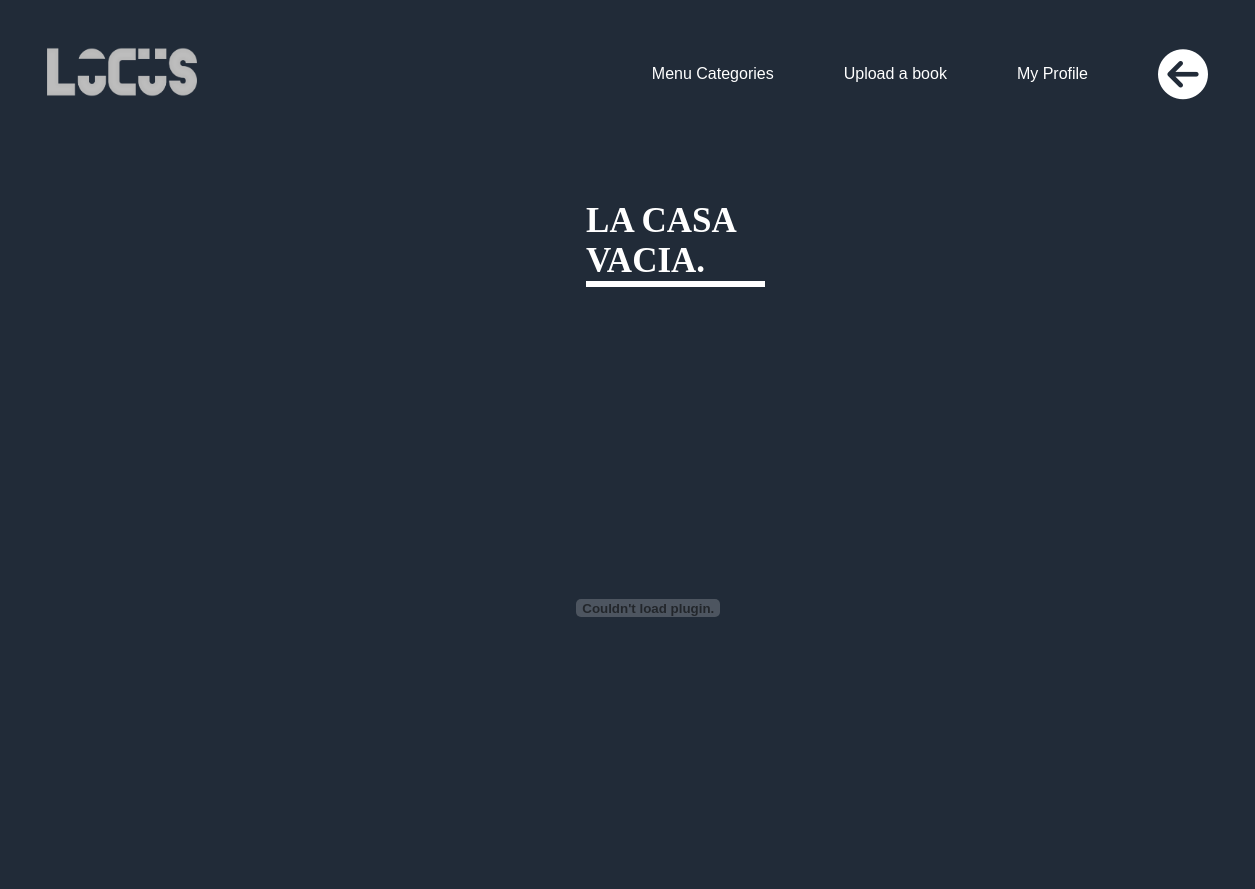
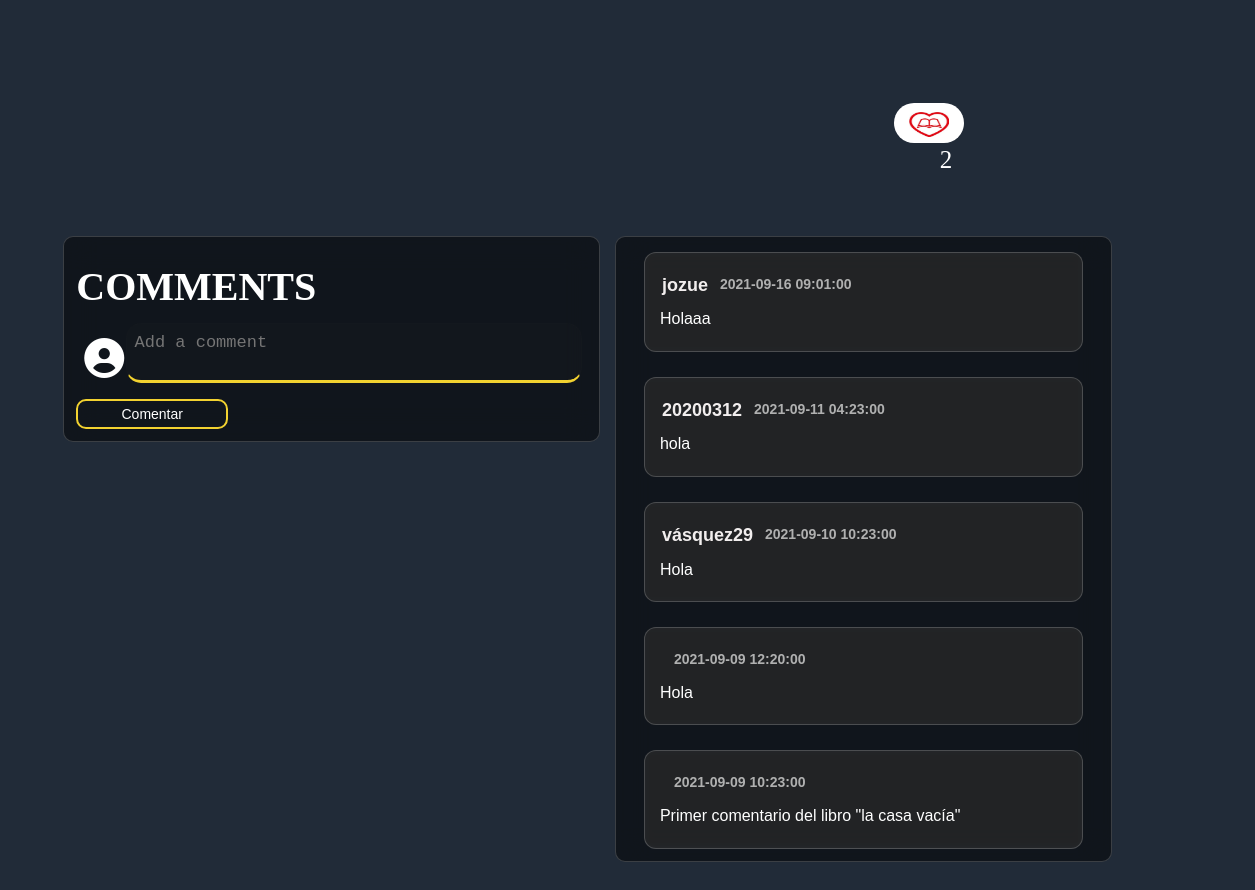
Page /INGLES/subir_libro/vista/archivo_no.php?id=71 on the committed database (2 pictures, top to bottom).
### tables this page shows
CREATE TABLE `tbl_documentos` (
  `id` int(11) NOT NULL,
  `titulo` varchar(45) NOT NULL,
  `descripcion` varchar(250) NOT NULL,
  `categoria` varchar(25) NOT NULL,
  `portada` varchar(111) NOT NULL,
  `fecha_publicacion` date NOT NULL,
  `nombre_archivo` varchar(250) NOT NULL,
  `megusta` int(11) NOT NULL,
  `visitas` int(11) NOT NULL,
  `estado` varchar(30) NOT NULL,
  `usuario` varchar(100) NOT NULL,
  `monetizacion` varchar(50) NOT NULL
);

CREATE TABLE `comentarios` (
  `id_comentario` int(11) NOT NULL,
  `comentario` varchar(300) NOT NULL,
  `id_libro` int(11) NOT NULL,
  `fecha` datetime NOT NULL,
  `usuario` varchar(100) NOT NULL
);

### INGLES/subir_libro/modelo/daoLibro.php (called while the page is built, shortened)
<?php
    class DaoLibro{
        public function archivos($id){
            $sql = "SELECT id, nombre_archivo, titulo, descripcion, portada, megusta FROM tbl_documentos WHERE id=:id";
            $cn = new Conexion();
            $dbh = $cn->getConexion();
            $stmt = $dbh->prepare($sql);
            $stmt->bindParam(':id', $id);
            $stmt->execute();
            $archivos = $stmt->fetchAll(PDO::FETCH_ASSOC);
            return $archivos;
        }
    }
?>

### INGLES/subir_libro/modelo/daoComentario.php (called while the page is built, shortened)
<?php
    class DaoComentario{
        public function comentarios($id){
            $sql = "SELECT * FROM comentarios WHERE id_libro=:id ORDER BY id_comentario DESC";
            $cn = new Conexion();
            $dbh = $cn->getConexion();
            $stmt = $dbh->prepare($sql);
            $stmt->bindParam("id", $id);
            $stmt->execute();
            $comentarios = $stmt->fetchAll(PDO::FETCH_ASSOC);
            return $comentarios;
        }
    }
?>

### INGLES/subir_libro/vista/archivo_no.php (the view, shortened to what this page needs)
<!DOCTYPE html>
<html lang="en">
    <head>
        <link rel="stylesheet" type="text/css" href="css/archivocomenN.css">
        <link rel="stylesheet" type="text/css" href="css/archivono.css">
        <link rel="stylesheet" type="text/css" href="css/likesn.css">
    </head>
    <body>
        <div class="contenedorr">
            <section class="incio">
                <header>
                    <section class="menu">
                        <article id="items"><a href="../../index.php"><img id="logo"  src="css/LOGOO.png"></a></article>
                        <section class="panel-it">
                            <article id="items"><a href="../../categorias/menu-categorias.php">Menu Categories</a></article>
                            <article id="items"><a href="vistaLibro.php">Upload a book</a></article>
                            <article id="items"><a href="perfil.php">My Profile</a></article>
                            <article id="items"><a href="../../index.php"><i class="fas fa-arrow-circle-left" style="font-size:50px"></i></a></article>
                        </section>
                    </section>
                </header>
            </section>
            <article id="contenido">
                <?php
                    require_once "../modelo/daoLibro.php";
                    $dao = new DaoLibro();
                    $archivos = $dao->archivos($_GET['id']);
                    foreach($archivos as $archivo){
                        ?>
                        <div class=conten>
                            <br>
                            <h1 class="titulo"><?php echo $archivo['titulo']; ?></h1>
                            <br><br>
                        </div>
                        <div class="contenedor">
                            <div class="pdf">
                                <object data="../archivos/<?php echo $archivo['nombre_archivo']; ?>" type="application/PDF" width="850px" height="850px" align="right"></object>
                                </div>
                                <div class="bloqueo" onclick="mensajeclick()" >
                                </div>
                            </div>
                        </div>
                        <div class="comentarios">
                            <form method="POST" action="" enctype="multipart/form-data">
                                <h1>COMMENTS</h1>
                                <div class="text">
                                <i class="fas fa-user-circle"></i>
                                    <textarea onclick="mensajeclick()" name="comentario" placeholder="Add a comment" ></textarea>
                                </div>
                                <input class="btn" type="submit" value="Comentar" name="comentar" onclick="mensajeclick()">
                            </form>
                        </div>
                     <?php
                    }
                    require_once "../modelo/daoComentario.php";
                    $dao = new DaoComentario();
                    $comentarios = $dao->comentarios($archivo['id']);
                  ?>
                  <div class="caja-comen">
                      <?php
                      foreach ($comentarios as $comentario){
                      echo
                      "<div class='comenta'><div class='superior'><h1 class='name'>".$comentario['usuario']."</h1><h1 class='hora'>". $comentario['fecha']."</h1></div><br><p>".$comentario['comentario']."
                      </p></div>";
                      }
                ?></div>
            <div class="contenedor_likes">
                <?php require_once "../modelo/daoLibro.php";
                $dao = new DaoLibro();
                $archivos = $dao->archivos($_GET['id']);
                foreach ($archivos as $archivo){
                    ?><a id="btn" class="likes" onclick="mensajeLclick()"><img src="like.jpg"></a>
                    <p><?php echo $archivo['megusta']; ?></p>
               <?php }
                ?>
            </div>
    </body>
</html>

### INGLES/subir_libro/vista/css/archivocomenN.css (style rules this page uses)
body { min-width: 1057px; margin: 0; padding: 0; font-family: Arial Narrow; }
.comentarios { margin-bottom: 550000vw; display: flex; width: 33vw; padding-top: 1vw; padding-left: 1vw; padding-bottom: 1vw; padding-right: 1vw; min-width: 510px; position: absolute; margin-top: 62%; margin-left: 5vw; color: white; background: rgba( 0, 0, 0, 0.5 ); backdrop-filter: blur( 16px ); -webkit-backdrop-filter: blur( 16px ); border-radius: 10px; border: 1px solid rgba( 255, 255, 255, 0.18 ); }
.comentarios i { min-width: 5px; margin-left: 8px; flex-shrink: 2; display: flex; margin-right: 5vw; margin-top: 15px; font-size: 40px; position: absolute; cursor: pointer; }
textarea { min-width: 440px; margin-left: 4vw; color: #fff; width: 28vw; resize:none; font-size: 17px; padding: 9px 7px; border-radius: 15px; border-color: #4141410e; background: #4141410e; border-bottom:3px solid #F2D230; }
.comentarios h1 { float: left; font: sans-serif; font-size: 40px; font-family: Arial Narrow; padding: 13px 0; }
.btn { min-width: 50px; width: 30%; border-radius: 10px; background: none; border: 2px solid #F2D230; color: white; padding: 5px; font-size: 14px; cursor: pointer; margin-top: 12px; }
.caja-comen { min-width: 125px; min-height: 420px; padding-top: 2px; padding-left: 28px; padding-right: 28px; margin-bottom: 3vw; display: flex; flex-direction: column; width: 35vw; height: auto; margin-top: 62%; position: absolute; margin-left: 49vw; margin-right: 50vw; color: white; background: rgba( 0, 0, 0, 0.5 ); backdrop-filter: blur( 16px ); -webkit-backdrop-filter: blur( 16px ); border-radius: 10px; border: 1px solid rgba( 255, 255, 255, 0.18 ); }
.caja-comen .comenta { flex-direction: column; background: rgba( 74, 74, 74, 0.4 ); backdrop-filter: blur( 3px ); -webkit-backdrop-filter: blur( 3px ); border-radius: 10px; border: 1px solid rgba( 255, 255, 255, 0.18 ); padding-left:15px; padding-right: 15px; padding-top: 10px; padding-bottom:10px; margin-top: 1vw; margin-bottom: 1vw; border-radius: 12px; }
.caja-comen .comenta .superior { margin-top: 10px; justify-content: space-between; display: inline-flex; }
.caja-comen .comenta p { padding-top:1vw; padding-bottom:1vw; }
.caja-comen .comenta .hora { margin-left: 10px; margin-top: 3px; font-size: 14px; color: rgba(185, 185, 185, 0.945); }
.caja-comen .comenta .name { padding:2px 2px 2px 2px; font-size: 18px; color: rgba(255, 251, 251, 0.945); }

### INGLES/subir_libro/vista/css/archivono.css (style rules this page uses)
* { margin: 0; padding: 0; }
body { min-height: 829px; min-width: 912px; background-color: #212B38; font-family: sans-serif; }
.menu { justify-content: space-between; display: flex; align-items: center; flex-wrap: wrap; padding: 1.5vh 1.5vh; }
.panel-it { justify-content: space-between; display: flex; align-items: center; flex-wrap: wrap; }
.panel-it a { text-decoration: none; color: #ffffff; font-size: 16px; }
.panel-it #items i { font-size: 60px; }
.menu img { width: 150px; height: 50px; cursor: pointer; }
article { padding: 35px 35px; }
.contenedor { padding: 0% 15%; position:absolute; }
.pdf { position:relative; }
.bloqueo { position:relative; background-color:rgba(255,255,255,0.00); width:830px; height:850px; }
#contenido { display: flex; flex-wrap: wrap; align-content: center; flex-direction: column; }
.conten { color: #ffffff; }
.conten .titulo { margin-bottom: 2vw; margin-left: 35%; font-family: Arial Narrow; font-size: 35px; border-bottom: 6px solid white; text-transform: uppercase; float: left; left: 43%; top: 25%; }

### INGLES/subir_libro/vista/css/likesn.css (style rules this page uses)
.likes { position: absolute; margin-left: 74vw; margin-top: 53vw; transform: translate(-50%, -50%); width: 70px; height: 40px; background: #fff; border-radius: 75px; line-height: 75px; text-align: center; font-size: 30px; color: #262626; transition: 0.5s; text-transform: uppercase; text-decoration: none; }
.likes img { width: 40px; height: 25px; position: relative; bottom: 14px; -webkit-transition: all 0.9s ease; -moz-transition: all 0.9s ease; -o-transition: all 0.9s ease; -ms-transition: all 0.9s ease; }
.contenedor_likes p { margin-top: 55vw; color: white; font-family: Agency FB; position: absolute; left: 75%; font-size: 20px; transform: translate(-50%, -50%); -webkit-transform: scale(1.25); -moz-transform: scale(1.25); -o-transform: scale(1.25); -ms-transform: scale(1.25); }

### rows in the picture
tbl_documentos: titulo "LA CASA VACIA.", megusta "2"
comentarios: usuario "jozue", fecha "2021-09-16 09:01:00", comentario "Holaaa"
comentarios: usuario "20200312", fecha "2021-09-11 04:23:00", comentario "hola"
comentarios: usuario "vásquez29", fecha "2021-09-10 10:23:00", comentario "Hola"
comentarios: fecha "2021-09-09 12:20:00", comentario "Hola"
comentarios: fecha "2021-09-09 10:23:00", comentario "Primer comentario del libro \"la casa vacía\""
